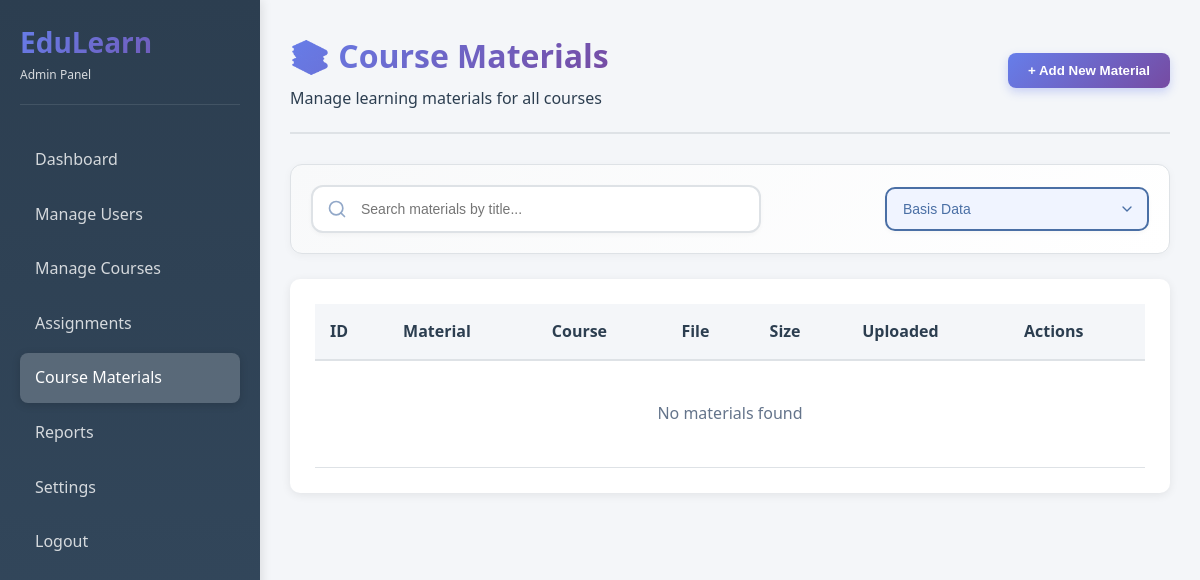
Before: /admin/materials.php?course=2 (signed in) with the older database file.
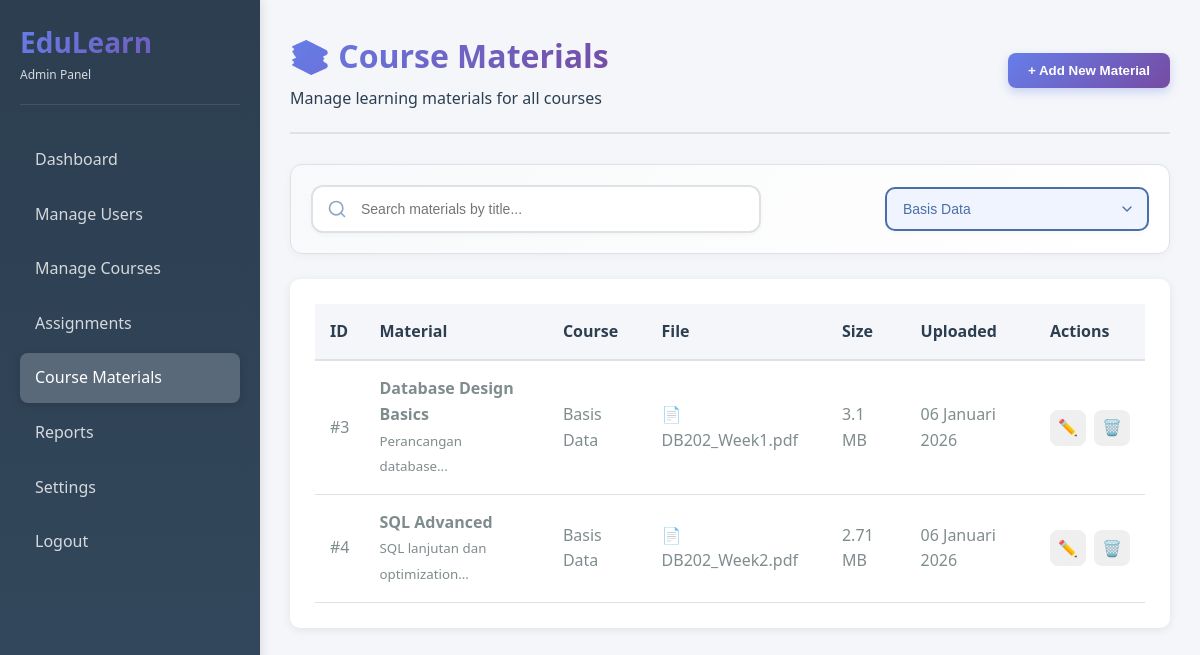
After: the same page with the newer database file.
### tables this page shows
CREATE TABLE materi (
    materi_id INT AUTO_INCREMENT PRIMARY KEY,
    mk_id INT NOT NULL,
    judul VARCHAR(200) NOT NULL,
    deskripsi TEXT DEFAULT NULL,
    tipe_file VARCHAR(100) DEFAULT NULL,
    nama_file VARCHAR(255) NOT NULL,
    ukuran_file INT NOT NULL COMMENT 'File size in bytes',
    file_path VARCHAR(500) NOT NULL,
    uploaded_at TIMESTAMP NOT NULL DEFAULT CURRENT_TIMESTAMP,
    updated_at TIMESTAMP NOT NULL DEFAULT CURRENT_TIMESTAMP ON UPDATE CURRENT_TIMESTAMP,
    FOREIGN KEY (mk_id) REFERENCES mata_kuliah(mk_id) ON DELETE CASCADE,
    INDEX idx_mk_id (mk_id),
    INDEX idx_uploaded_at (uploaded_at)
);

CREATE TABLE mata_kuliah (
    mk_id INT AUTO_INCREMENT PRIMARY KEY,
    kode_mk VARCHAR(20) UNIQUE NOT NULL,
    nama_mk VARCHAR(100) NOT NULL,
    deskripsi TEXT,
    sks INT NOT NULL,
    semester INT NOT NULL,
    dosen_id INT,
    status ENUM('aktif', 'draft', 'arsip') DEFAULT 'aktif',
    created_at TIMESTAMP DEFAULT CURRENT_TIMESTAMP,
    updated_at TIMESTAMP DEFAULT CURRENT_TIMESTAMP ON UPDATE CURRENT_TIMESTAMP,
    FOREIGN KEY (dosen_id) REFERENCES dosen(dosen_id) ON DELETE SET NULL,
    INDEX idx_semester (semester),
    INDEX idx_status (status)
);

### includes/functions.php (called while the page is built, shortened)
<?php
function escape_html($string) {
    return htmlspecialchars($string, ENT_QUOTES, 'UTF-8');
}
function format_date($date, $withTime = false) {
    $timestamp = strtotime($date);
    $months = [
        1 => 'Januari', 'Februari', 'Maret', 'April', 'Mei', 'Juni',
        'Juli', 'Agustus', 'September', 'Oktober', 'November', 'Desember'
    ];
    $day = date('d', $timestamp);
    $month = $months[(int)date('n', $timestamp)];
    $year = date('Y', $timestamp);
    $formatted = "$day $month $year";
    return $formatted;
}
function format_file_size($bytes) {
    $units = ['B', 'KB', 'MB', 'GB'];
    $index = 0;
    while ($bytes >= 1024 && $index < count($units) - 1) {
        $bytes /= 1024;
        $index++;
    }
    return round($bytes, 2) . ' ' . $units[$index];
}

### admin/materials.php (the view, shortened to what the changed rows need)
<?php
require_once '../includes/functions.php';
$db = getDB();
$courseFilter = isset($_GET['course']) ? (int)$_GET['course'] : 0;
$sql = "SELECT m.*, mk.nama_mk, mk.kode_mk
    FROM materi m
    INNER JOIN mata_kuliah mk ON m.mk_id = mk.mk_id
    WHERE 1=1";
$params = [];
if ($courseFilter > 0) {
    $sql .= " AND m.mk_id = ?";
    $params[] = $courseFilter;
}
$sql .= " ORDER BY m.uploaded_at DESC";
$stmt = $db->prepare($sql);
$stmt->execute($params);
$materials = $stmt->fetchAll();
?>
<!DOCTYPE html>
<html lang="id">
<head>
    <link rel="stylesheet" href="../assets/css/base.css">
    <link rel="stylesheet" href="../assets/css/adminindex.css">
</head>
<body>
<div class="app-container">
    <aside class="sidebar admin-sidebar">
        <div class="sidebar-header">
            <h1>EduLearn</h1>
        </div>
    </aside>
    <main class="main-content">
        <div class="admin-header">
            <div class="admin-title">
                <h1>📚 Course Materials</h1>
            </div>
        </div>
        <div class="admin-table-container">
            <table class="admin-table">
                <thead>
                    <tr>
                        <th>ID</th>
                        <th>Material</th>
                        <th>Course</th>
                        <th>File</th>
                        <th>Size</th>
                        <th>Uploaded</th>
                        <th>Actions</th>
                    </tr>
                </thead>
                <tbody>
                    <?php if (empty($materials)): ?>
                        <tr><td colspan="7" style="text-align: center; padding: 40px; color: #64748b;">No materials found</td></tr>
                    <?php else: ?>
                        <?php foreach ($materials as $material): ?>
                        <tr>
                            <td>#<?= $material['materi_id'] ?></td>
                            <td>
                                <strong><?= escape_html($material['judul']) ?></strong>
                                <?php if ($material['deskripsi']): ?>
                                <br><small><?= escape_html(substr($material['deskripsi'], 0, 60)) ?>...</small>
                                <?php endif; ?>
                            </td>
                            <td><?= escape_html($material['nama_mk']) ?></td>
                            <td>📄 <?= escape_html($material['nama_file']) ?></td>
                            <td><?= format_file_size($material['ukuran_file']) ?></td>
                            <td><?= format_date($material['uploaded_at']) ?></td>
                            <td>
                                <div class="action-buttons">
                                    <button class="btn-icon" onclick='editMaterial(<?= json_encode($material) ?>)' title="Edit">✏️</button>
                                    <button class="btn-icon" onclick="deleteMaterial(<?= $material['materi_id'] ?>, '<?= escape_html($material['judul']) ?>')" style="color:#dc3545" title="Delete">🗑️</button>
                                </div>
                            </td>
                        </tr>
                        <?php endforeach; ?>
                    <?php endif; ?>
                </tbody>
            </table>
        </div>
    </main>
</div>
</body>
</html>

Changed rows visible on the page:
added materi: materi_id "3", judul "Database Design Basics", deskripsi "Perancangan database", mk.nama_mk "Basis Data", nama_file "DB202_Week1.pdf", ukuran_file "3.1 MB", uploaded_at "06 Januari 2026"
added materi: materi_id "4", judul "SQL Advanced", deskripsi "SQL lanjutan dan optimization", mk.nama_mk "Basis Data", nama_file "DB202_Week2.pdf", ukuran_file "2.71 MB", uploaded_at "06 Januari 2026"
Other visible differences:
text no longer shown: "No materials found"
